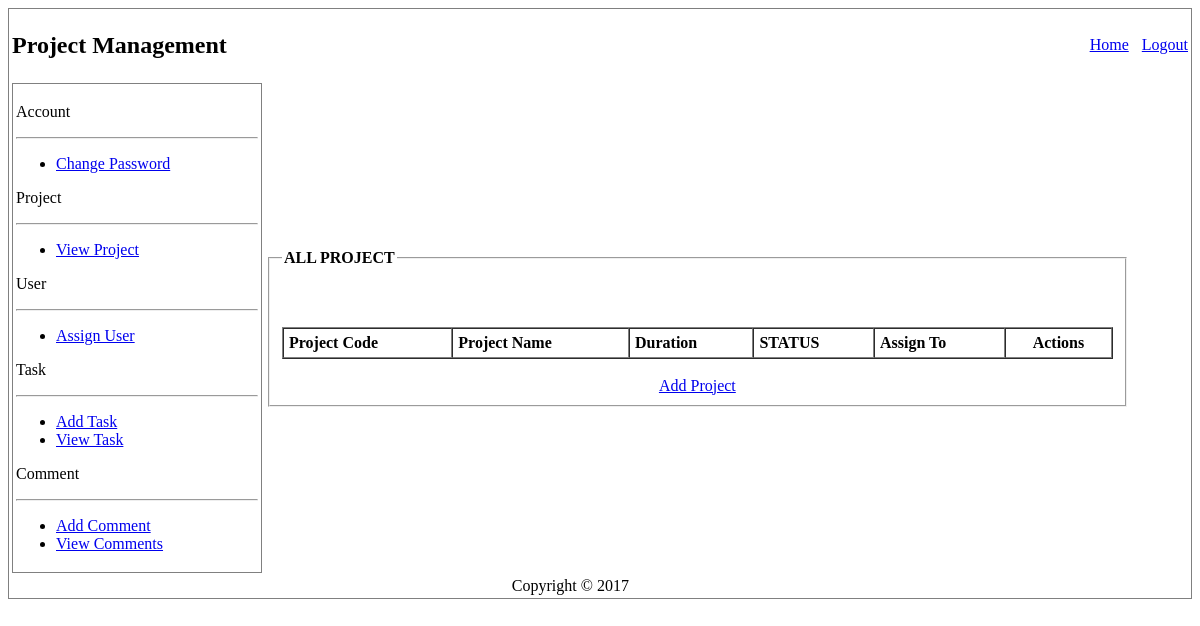
Before: /App/Developer/viewProject.php with the older database file.
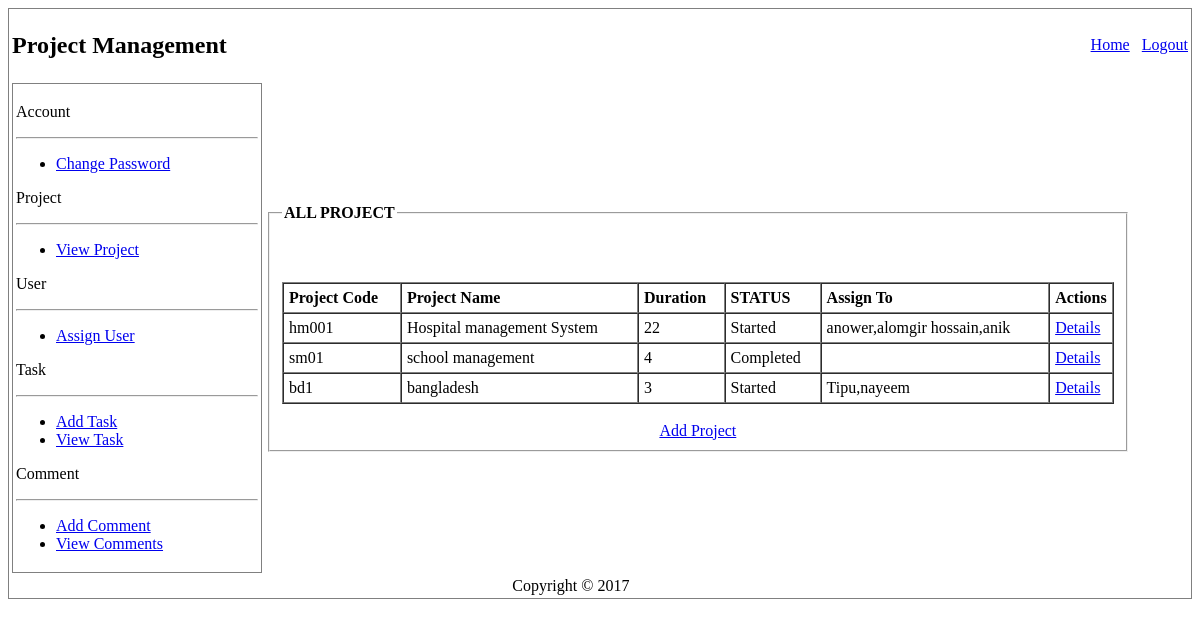
After: the same page with the newer database file.
### Services/db_connector.php (called while the page is built, shortened)
<?php
    $host='localhost';
    $user_name='root';
    $pass='';
    $dbname="projectmanagement";
    $port=3306;
function executeSQL($sql){
    global $host, $user_name, $pass, $dbname, $port;
    $link=mysqli_connect($host, $user_name, $pass, $dbname, $port);
    $result = mysqli_query($link, $sql);
    return $result;
}
?>

### Services/db_services.php (called while the page is built, shortened)
<?php
include("db_connector.php");
function getAllProjects(){
    $sql = "SELECT * FROM `project-info`";
    $result = executeSQL($sql);
    $projects = array();
    while($row = mysqli_fetch_assoc($result)){
        $projects[] = $row;
    }
    return $projects;
}
function getAllProjectUsers($id = ''){
    $sql = "SELECT * FROM `assign-project` WHERE `Project-Id` = ".$id;
    $result = executeSQL($sql);
    $projects = array();
    while($row = mysqli_fetch_assoc($result)){
        $projects[] = $row;
    }
    return $projects;
}
function getAllProjectUsersName($ids=''){
    $sql = "SELECT * FROM `user_info` WHERE Id IN ($ids)";
    $result = executeSQL($sql);
    $projects = array();
    while($row = mysqli_fetch_assoc($result)){
        $projects[] = $row;
    }
    return $projects;
}

### App/Developer/viewProject.php (the view, shortened to what this page needs)
<?php
include_once '../../Services/db_services.php';
$allProjects = getAllProjects();
?>
<!DOCTYPE html>
<html lang="en">
<head>
</head>
<body>
<table width="100%" frame="box">
    <tr>
        <?php
        include "template/top-bar.php";
        ?>
    </tr>
    <tr>
        <?php
        include "template/left-sidebar.php";
        ?>
        <td align="center">
            <fieldset>
                <legend>
                    <b>ALL PROJECT</b>
                </legend><br/>
                <br/><br/>
                <table width="100%" cellspacing="0" border="1" cellpadding="5">
                    <tr>
                        <th align="left">Project Code</th>
                        <th align="left">Project Name</th>
                        <th align="left">Duration</th>
                        <th align="left">STATUS</th>
                        <th align="left">Assign To</th>
                        <th colspan="5">Actions</th>
                    </tr>
                    <?php
                    foreach ($allProjects as $project){
                        $users = getAllProjectUsers($project['Id']);
                        $userIds='';
                        foreach ($users as $user){
                            $userIds .= $user['User-Id'].',';
                        }
                        $implodedIds = rtrim($userIds, ",");
                        $userNameData = getAllProjectUsersName($implodedIds);
                        $userNames='';
                        foreach ($userNameData as $userName){
                            $userNames .= $userName['Name'].',';
                        }
                        $implodedNames = rtrim($userNames, ",");
                    ?>
                    <tr>
                        <td><?php echo $project['Code-Name']?></td>
                        <td><?php echo $project['Name']?></td>
                        <td><?php echo $project['Duration']?></td>
                        <td><?php echo $project['Status']?></td>
                        <td>
                        <?php
                       echo $implodedNames;
                        ?>
                        </td>
                        <td width="40"><a href="details.php?id=<?php echo $project['Id']?>">Details</a></td>
                    </tr>
                   <?php } ?>
                </table><br/>
                <a href="addProject.php">Add Project</a>
            </fieldset>
        </td>
    </tr>
    <?php
    include "template/footer.php";
    ?>
</table>
</body>
</html

Changed rows visible on the page:
added project-info: value "hm001", Name "Hospital management System", Duration "22", Status "Started", implodedNames "anower,alomgir hossain,anik"
added project-info: value "sm01", Name "school management", Duration "4", Status "Completed"
added project-info: value "bd1", Name "bangladesh", Duration "3", Status "Started", implodedNames "Tipu,nayeem"
